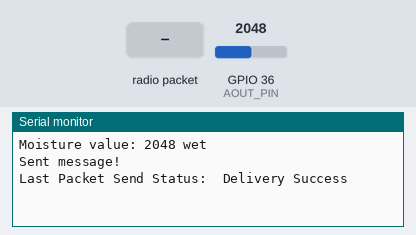
Simulated run of this sketch. Board: ESP32. On the bench: the last lines printed to the serial monitor. The test bench sets the inputs (shaded band); at power-on: GPIO 36 (AOUT_PIN) = 2048.

Above: at 1.2 s.
1.3 s: GPIO 36 (AOUT_PIN) set to 2240
At 4.1 s:
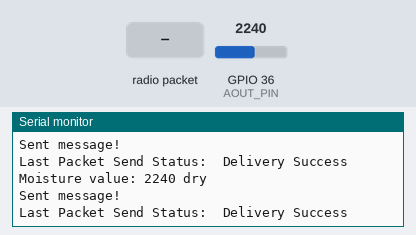
7.5 s: radio packet "1" arrives
At 8.6 s:
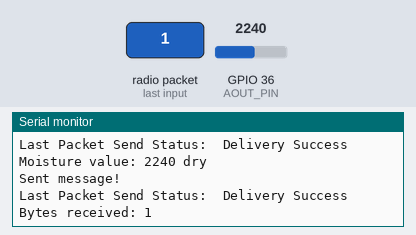
9.0 s: GPIO 36 (AOUT_PIN) set to 2160
At 9.9 s:
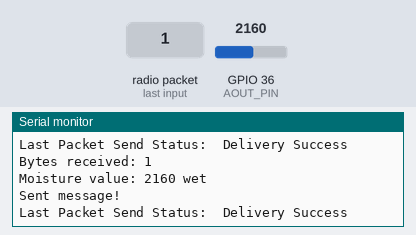

Measured:
- after the input at 1.3 s, the serial monitor: prints a new line after 1.7 s (image 1)
- after the input at 7.5 s, the serial monitor: prints a new line at once (image 2)
- after the input at 9.0 s, the serial monitor: prints a new line at once (image 3)

The sketch:

twoWayComm.ino.ino
```cpp
// (licence header left out)
#include <esp_now.h>
#include <WiFi.h>

#include <Wire.h>

#define AOUT_PIN 36 // ESP32 pin GPIO36 (ADC0) that connects to AOUT pin of moisture sensor

// this address is the station MAC addr of the esp32 you are SENDING to
uint8_t broadcastAddress[] = {0xA0, 0xB7, 0x65, 0x63, 0x20, 0x34};  // noah's ESP info

String success;

esp_now_peer_info_t peerInfo;

// Callback when data is sent
void OnDataSent(const uint8_t *mac_addr, esp_now_send_status_t status) {
  Serial.print("\r\nLast Packet Send Status:\t");
  Serial.println(status == ESP_NOW_SEND_SUCCESS ? "Delivery Success" : "Delivery Fail");
  if (status ==0){
    success = "Delivery Success :)";
  }
  else{
    success = "Delivery Fail :(";
  }
}

// Callback when data is received
void OnDataRecv(const uint8_t * mac, const uint8_t *incomingData, int len) {
  Serial.print("Bytes received: ");
  Serial.println(len);
  // Print the message
  char receivedMessage[len + 1]; // +1 for null terminator
  memcpy(receivedMessage, incomingData, len);
  receivedMessage[len] = '\0'; // Null-terminate the string

  // Serial.print("Message: ");
  // Serial.println(receivedMessage);
}

void setup() {
  // Init Serial Monitor
  Serial.begin(115200);

  WiFi.mode(WIFI_STA);

  if (esp_now_init() != ESP_OK) {
    Serial.println("Error initializing ESP-NOW");
    return;
  }

  esp_now_register_send_cb(OnDataSent);

  memcpy(peerInfo.peer_addr, broadcastAddress, 6);
  peerInfo.channel = 0;
  peerInfo.encrypt = false;

  if (esp_now_add_peer(&peerInfo) != ESP_OK){
    Serial.println("Failed to add peer");
    return;
  }
  esp_now_register_recv_cb(esp_now_recv_cb_t(OnDataRecv));
}

void loop() {
  int value = analogRead(AOUT_PIN); // read the analog value from sensor

  Serial.print("Moisture value: ");
  Serial.print(value);

  String message = String(value);

  if(value > 2200) {
    Serial.println(" dry");
    message += " - dry";
  }
  else {
    Serial.println(" wet");
    message += " - wet";
  }

  // Convert String to C-style string
  char testMessage[50]; // Make sure it's large enough
  message.toCharArray(testMessage, sizeof(testMessage));

  esp_err_t result = esp_now_send(broadcastAddress, (uint8_t *)testMessage, strlen(testMessage) + 1);

  if (result == ESP_OK) {
    Serial.println("Sent message!");
  } else {
    Serial.print("Error sending message: ");
    Serial.println(result);
  }

  delay(3000);  // wait 3 seconds before sending again
}
```
